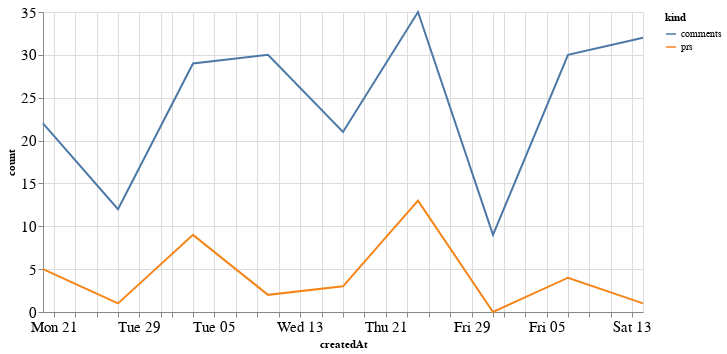

Write notebook code for a chart like this one.
### Code cell
alt.Chart(total_time, width=600).mark_line().encode(
    x='createdAt',
    y='count',
    color='kind'
)

### Figure 1 — Vega-Lite specification as saved in the notebook (floating-point values rounded to 4 significant figures)
{"config": {"axisLeft": {"labelFontSize": 15}, "axisBottom": {"labelFontSize": 15}}, "data": {"name": "data-d64d71b57c62d90a77420c437be62fe8"}, "mark": "line", "encoding": {"color": {"type": "nominal", "field": "kind"}, "x": {"type": "temporal", "field": "createdAt"}, "y": {"type": "quantitative", "field": "count"}}, "width": 600, "$schema": "https://vega.github.io/schema/vega-lite/v4.8.1.json", "datasets": {"data-d64d71b57c62d90a77420c437be62fe8": [{"createdAt": "2020-12-20T00:00:00", "kind": "prs", "count": 5}, {"createdAt": "2020-12-27T00:00:00", "kind": "prs", "count": 1}, {"createdAt": "2021-01-03T00:00:00", "kind": "prs", "count": 9}, {"createdAt": "2021-01-10T00:00:00", "kind": "prs", "count": 2}, {"createdAt": "2021-01-17T00:00:00", "kind": "prs", "count": 3}, {"createdAt": "2021-01-24T00:00:00", "kind": "prs", "count": 13}, {"createdAt": "2021-01-31T00:00:00", "kind": "prs", "count": 0}, {"createdAt": "2021-02-07T00:00:00", "kind": "prs", "count": 4}, {"createdAt": "2021-02-14T00:00:00", "kind": "prs", "count": 1}, {"createdAt": "2020-12-20T00:00:00", "kind": "comments", "count": 22}, {"createdAt": "2020-12-27T00:00:00", "kind": "comments", "count": 12}, {"createdAt": "2021-01-03T00:00:00", "kind": "comments", "count": 29}, {"createdAt": "2021-01-10T00:00:00", "kind": "comments", "count": 30}, {"createdAt": "2021-01-17T00:00:00", "kind": "comments", "count": 21}, {"createdAt": "2021-01-24T00:00:00", "kind": "comments", "count": 35}, {"createdAt": "2021-01-31T00:00:00", "kind": "comments", "count": 9}, {"createdAt": "2021-02-07T00:00:00", "kind": "comments", "count": 30}, {"createdAt": "2021-02-14T00:00:00", "kind": "comments", "count": 32}]}}
